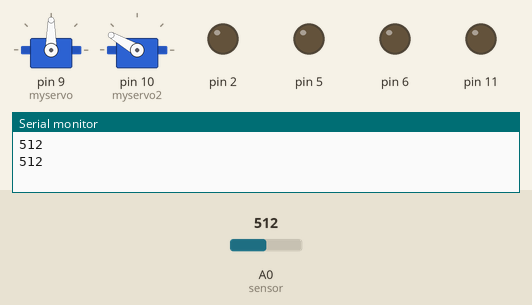
Bench run of a sketch on a simulated Arduino Uno, built with avr-gcc and run on an emulated ATmega328P. Shown: 2 × servo, output pins drawn as LEDs (lit = HIGH), the last lines printed to the serial monitor. The test bench sets the inputs (shaded band); at power-on: A0 (sensor) = 512.

Above: at 3.9 s.
4.0 s: A0 (sensor) set to 810
8.0 s: A0 (sensor) set to 784
At 10.3 s:
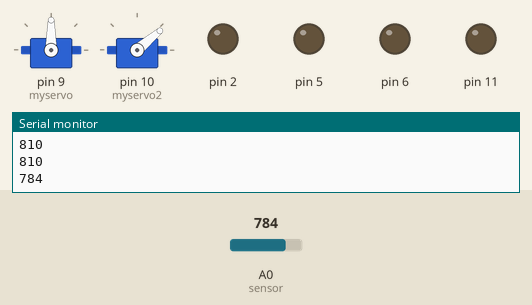
13.0 s: A0 (sensor) set to 900
At 14.37 s:
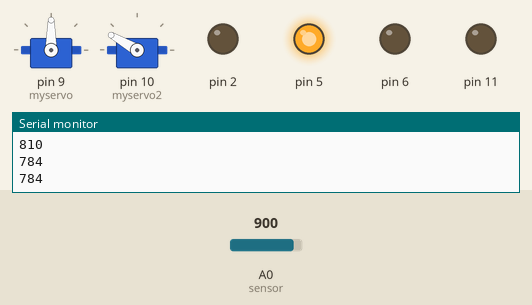
17.0 s: A0 (sensor) set to 790
At 20.16 s:
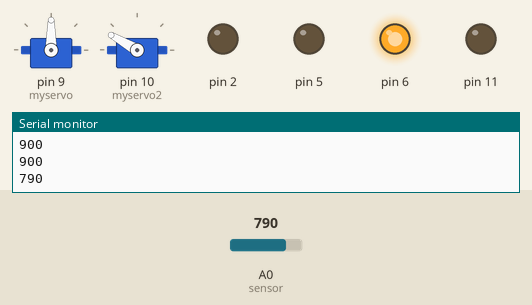
Timing chart, 0 to 23.0 s (numbered marks = the images above; inputs shaded):
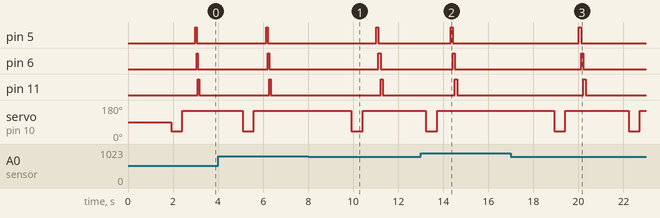

The sketch:

Mix.ino
```cpp
// This is the base program for the Plants domain. It involves using two motors, and using an infrared sensor to control those motors.
// It also introduces controls for a 360-degree servo, but students can change those commands if they're not using one.

////// NAMING MULTIPLE SERVOS

#include <Servo.h>    // we want to use special commands made for controlling servos.
Servo myservo;        // These are the names we are giving our servos.
Servo myservo2;       // Since we have two motors this time, we are naming the second one "myservo2".


////////////   VOID SETUP(): CODE THAT RUNS ONCE   ////////////

void setup() {

  Serial.begin(9600); // start up the Serial Monitor, which gets explained a little later.
  pinMode(2, OUTPUT);
  pinMode(5, OUTPUT);
  pinMode(6, OUTPUT);
  pinMode(11, OUTPUT);

////// TELLING THE ARDUINO WHAT PINS OUR SERVOS ARE ON

  myservo.attach(9);   // One servo is on pin 9,
  myservo2.attach(10); // and a second servo is on pin 10. Change these if you are using different pins.

}


////////////   VOID LOOP(): CODE THAT RUNS OVER AND OVER   ////////////

void loop() {

////// CHECKING THE READING FROM A SENSOR ON ANALOG PIN 0
  // A sensor reports what it sees by sending us a number. It is from 0 to 1023 and it represents how much voltage the sensor is
  // sending back to the Arduino. The amount it will send back changes depending on what the sensor is "seeing".
  // We can see these numbers by using a tool called the Serial Monitor.
  // The infrared (IR) sensor should send a LOW number if it sees something in front of it and a HIGHER number if it doesn't.

  int sensorReading = analogRead(A0); // Read the values that the sensor on pin A0 is reporting,
  Serial.println(sensorReading);      // and show them in the Serial Monitor window so we can see them.
                                      // If you upload this code and click on the Serial Monitor button
                                      // (the magnifying glass) in the upper right corner,
                                      // you will see the values that the sensor is reporting to you.
                                      // Play with your sensor and see how the numbers change under different conditions.


////// IF STATEMENTS: USING OUR SENSOR READING TO MAKE SOMETHING HAPPEN
  // An if statement lets us run some code only IF a condition is met.
  // We can use this with our sensor data to make something happen IF our infrared sensor detects something close to it.
  // IF our condition in the (       ) gets met, then the code in the {         } will run.
  // IF our condition in the (       ) DOESN'T get met, then the code in the {        } WON'T run.

  if (sensorReading < 800) {           // If the sensor is giving values less than 100, we will do all the code between these {   }.

    sweep(myservo, 180, 5);            // First, we'll sweep our 180-degree servo back and forth.
    delay(500);
    sweep(myservo, 0, 5);
    delay(500);


/////// 360-DEGREE SERVO CONTROL
  // A 360-degree servo works a little differently from a 180-degree one. One difference is that it can spin in a full circle.
  // Also, we can't control precisely WHERE it moves, but we can control what DIRECTION it spins in and the SPEED it spins at.
  // We can use the command myservo2.write() plus a number to control its direction and speed.
  // CLOCKWISE DIRECTION: Use numbers from 0 to around 90, with 0 being the fastest speed and 90 being pretty slow.
  // COUNTER-CLOCKWISE: Use numbers from around 100 to 180, with 100 being pretty slow and 180 being the fastest speed.
  // (If you are not using a 360-degree servo in pin 10, you can replace these commands with the sweep() commands that you already know.)


    myservo2.attach(10);    // Activate the motor so it can spin.
    myservo2.write(40);     // Spin the 360 servo clockwise pretty slowly
    delay(500);             // for 1/4th of a second before doing anything else,
    myservo2.write(150);    // then spin it in the other direction pretty slowly
    delay(500);             // for 1/4th of a second before doing anything else.
    myservo2.detach();      // Deactivate the motor so that it won't spin forever.


  int i = sensorReading/8; // divide it by 8 and call it "i", higher numbers will make it blink faster


    digitalWrite(3, HIGH);
    delay(i);
    digitalWrite(3, LOW);

    digitalWrite(5, HIGH);
    delay(i);
    digitalWrite(5, LOW);

    digitalWrite(6, HIGH);
    delay(i);
    digitalWrite(6, LOW);

    digitalWrite(11, HIGH);
    delay(i);
    digitalWrite(11, LOW);

  }                        // This is the end of our if statement!

}                          // And this is the end of our loop().


// Don't change the code under here or your program might break.
// This is some custom code to make the sweeping motion easier to use,
// so that we don't have to use more complicated concepts in our main program.

void sweep(Servo servoName, int targetAngle, int sweepSpeed) {
  int currentPos = servoName.read();

  if (currentPos < targetAngle) {
    for (int i = currentPos; i < targetAngle; i++) {
      servoName.write(i);
      delay(sweepSpeed);
    }
  }

  if (currentPos > targetAngle) {
    for (int i = currentPos; i > targetAngle; i--) {
      servoName.write(i);
      delay(sweepSpeed);
    }
  }
}
```

Measured:
- after the input at 8.0 s, pin 5: LOW → HIGH after 3.0 s, → LOW 0.10 s later; pin 6: LOW → HIGH after 3.1 s, → LOW 0.10 s later; pin 11: LOW → HIGH after 3.2 s, → LOW 0.10 s later; servo on pin 10 (myservo2): 150° → 40° after 1.9 s, → 150° 0.50 s later
- after the input at 13.0 s, servo on pin 10 (myservo2): goes on until 13.7 s, then stays 150°
- after the input at 17.0 s, pin 5: LOW → HIGH after 3.0 s, → LOW 0.10 s later; pin 6: LOW → HIGH after 3.1 s, → LOW 0.10 s later; pin 11: LOW → HIGH after 3.2 s, → LOW 0.10 s later; servo on pin 10 (myservo2): alternates 150° for 2.8 s and 40° for 0.50 s, starting after 1.9 s
